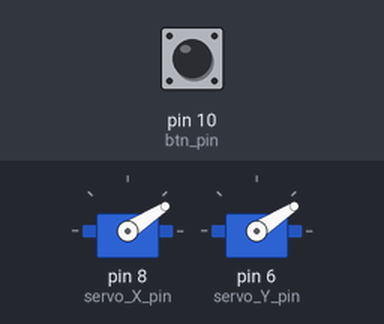
Simulated run of this sketch. Board: Arduino Uno, built with avr-gcc and run on an emulated ATmega328P. Parts: 2 × servo. Inputs (shaded band) come from the test bench; at power-on: pin 10 (btn_pin) HIGH.

Above: at 1.2 s.
1.3 s: pin 10 (btn_pin) pulled LOW for 0.15 s
At 1.75 s:
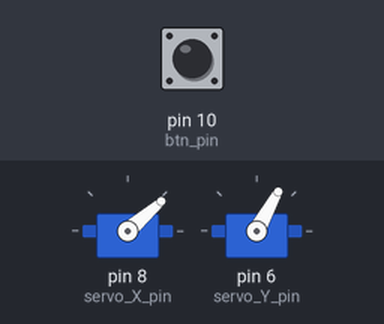
At 3.25 s:
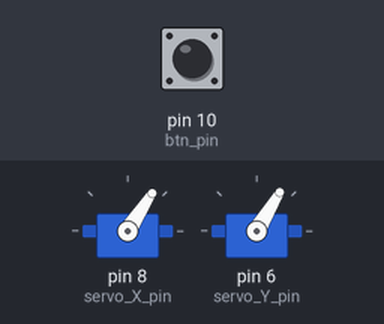
7.3 s: pin 10 (btn_pin) pulled LOW for 1 s
At 8.35 s:
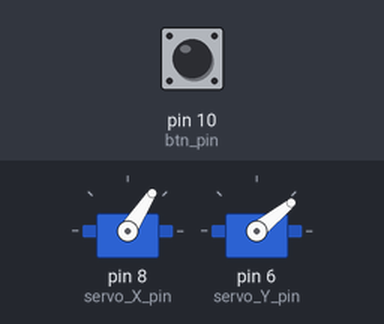
Timing chart, 0 to 14.2 s (numbered marks = the images above; inputs shaded):
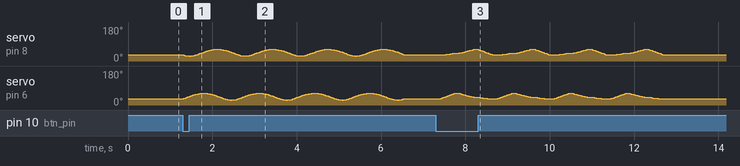

The sketch:

sketchmaster.ino
```cpp
#include <Servo.h>
#include <math.h>

const int X_pin = A0; // analog pin connected to X input
const int Y_pin = A1; // analog pin connected to Y input
const int btn_pin = 10;
const int led_pin = 13;

const int servo_X_pin = 8;
const int servo_Y_pin = 6;
const int servo_Z_pin = 5;

const double draw_speed = 80;

const double stepsize = 0.005;
const int waittime = 10;
const int draw_delay = 100;

double x = 0;
double y = 0.5;

// shape parameters
const double center_x = 0;
const double center_y = 0.7;
const double shape_r = 0.15;

class Sketcher {
  private:
    Servo sa, sb;
    double x, y;
  public:
    void init(int pin1, int pin2) {
      sa.attach(pin1);
      sb.attach(pin2);
    }

    void moveRaw(double a, double b) {

      // make sure values are in range
      if (a < 0) { a = 0; }
      if (a > 180) { a = 180; }
      if (b < 0) { b = 0; }
      if (b > 180) { b = 180; }

      // make sure the arms don't cross
      //if (b < 175 - a) { b = 175 - a; }

      sa.write(a);
      sb.write(b);
    }

    // Takes a point in Cartesian space and moves the arm there.
    // Valid positions correspond to roughly the top quarter of
    // a unit circle: about -0.5 < x < 0.5 and 0 < y < 1.
    void moveTo(double x, double y) {
      double r = sqrt(x*x + y*y);
      if (r > 0.9) { r = 0.9; }
      if (r < 0.1) { r = 0.1; }
      double theta = (y == 0) ? 0 : atan(x/y);

      double t = asin(r);
      double a = (theta + t) * 180 / PI;
      double b = -(theta - t) * 180 / PI;
      moveRaw(a, b);

      this->x = x;
      this->y = y;
    }

    void lineTo(double tx, double ty) {
      double stepsize = draw_speed / waittime / 1000;

      double x = this->x;
      double y = this->y;
      double d = sqrt((tx - x)*(tx - x) + (ty - y)*(ty - y));
      if (d < stepsize) { return; }

      double t = d / stepsize;
      double dx = (tx - x) / t;
      double dy = (ty - y) / t;

      for (int i = 0; i < t; i++) {
        x += dx;
        y += dy;
        moveTo(x, y);
        delay(waittime);
      }
    }

    void drawShape(int sides) {
      double theta = 0;
      double dtheta = 2*PI / sides;

      for (int i = 0; i <= 4*sides; i++) {
        double x = center_x - shape_r * sin(theta);
        double y = center_y - shape_r * cos(theta);
        lineTo(x,y);
        theta += dtheta;
        delay(draw_delay);
      }
    }

    void drawCircle() {
      double theta = 0;
      double dtheta = 2*PI / 180;

      for (int i = 0; i <= 720; i++) {
        double x = center_x - shape_r * sin(theta);
        double y = center_y - shape_r * cos(theta);
        lineTo(x,y);
        theta += dtheta;
      }
    }

};

Sketcher s;

int last_shape = 5;

void setup() {
  s.init(servo_X_pin, servo_Y_pin);
  s.moveTo(center_x, center_y - shape_r);
  pinMode(btn_pin, INPUT_PULLUP);

//  Serial.begin(9600);
}

void loop() {
//  int dx = analogRead(X_pin);
//  int dy = analogRead(Y_pin);

  int btn = digitalRead(btn_pin);
  if (btn == HIGH) {
//    double px = (dx / 1024.0) - 0.5;
//    double py = (dy / 1024.0);
//    s.moveTo(px, py);
//
    digitalWrite(led_pin, LOW);
  } else {
//    int px = dx * 180.0 / 1023.0;
//    int py = dy * 180.0 / 1023.0;
//    s.moveRaw(px, py);

    digitalWrite(led_pin, HIGH);

    if (last_shape == 5) {
      last_shape = 2;
    } else {
      last_shape++;
    }

    if (last_shape == 2) {
      s.drawCircle();
    } else {
      s.drawShape(last_shape);
    }
  }


  delay(waittime);
}
```
